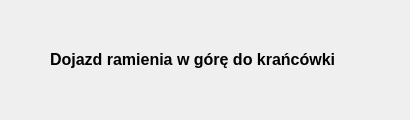
<?xml version="1.0" encoding="UTF-8"?>
<ui version="4.0">
 <class>Form</class>
 <widget class="QWidget" name="Form">
  <property name="geometry">
   <rect>
    <x>0</x>
    <y>0</y>
    <width>410</width>
    <height>120</height>
   </rect>
  </property>
  <property name="windowTitle">
   <string>Proces w toku...</string>
  </property>
  <widget class="QWidget" name="verticalLayoutWidget">
   <property name="geometry">
    <rect>
     <x>40</x>
     <y>20</y>
     <width>331</width>
     <height>81</height>
    </rect>
   </property>
   <layout class="QVBoxLayout" name="verticalLayout"/>
  </widget>
  <widget class="QLabel" name="label">
   <property name="geometry">
    <rect>
     <x>50</x>
     <y>20</y>
     <width>309</width>
     <height>79</height>
    </rect>
   </property>
   <property name="font">
    <font>
     <pointsize>12</pointsize>
     <weight>75</weight>
     <bold>true</bold>
    </font>
   </property>
   <property name="text">
    <string>Dojazd ramienia w górę do krańcówki</string>
   </property>
  </widget>
 </widget>
 <resources/>
 <connections/>
</ui>
